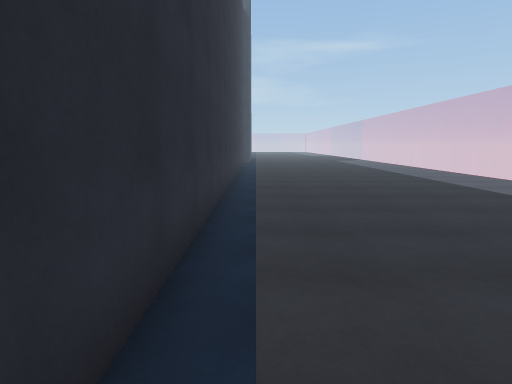
[1] (above)

19 first-person views from a walk through a 3-D level made in the Unity game engine. The camera is 1.5 m above the floor, tilts 8° down and sees 75° across. The floor is counted in squares, 1 m on a side. Each view is taken from the middle of a square. On the plan, view 1 faces up. The plan holds only what a view shows up to about 15 squares ahead; the rest is blank. The place goes on beyond the plan. The player character is not drawn.

[2]
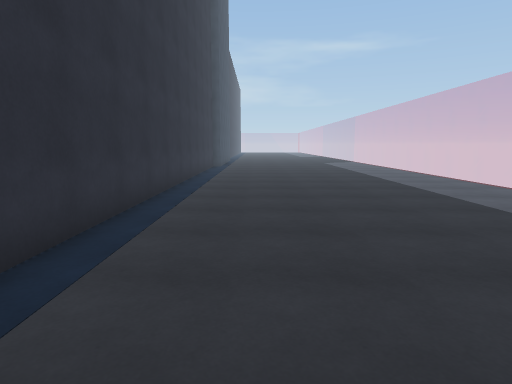

[3]
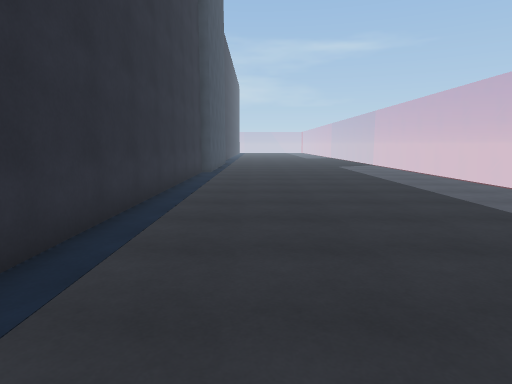

[4]
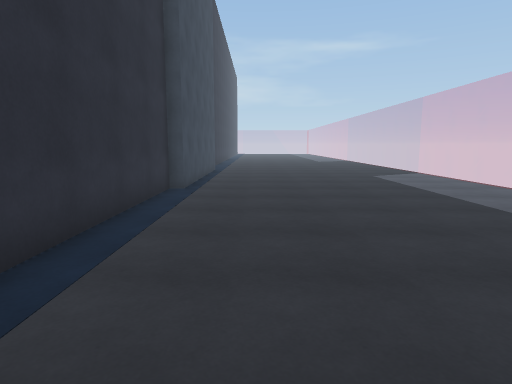

[5]
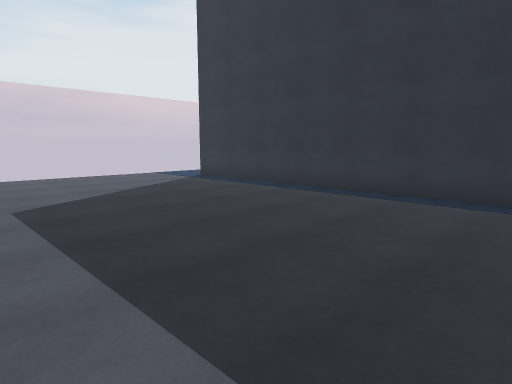

[6]
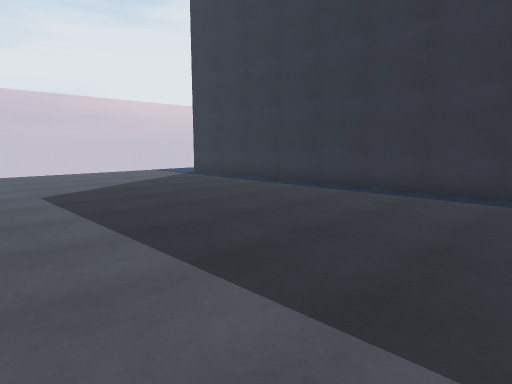

[7]
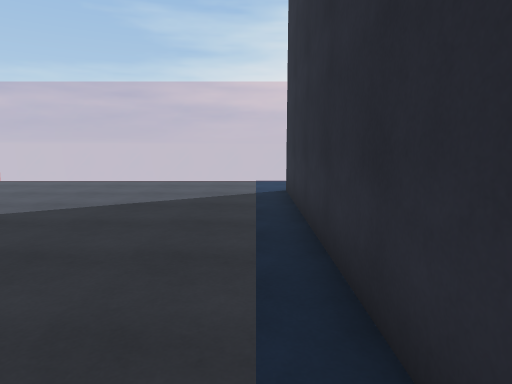

[8]
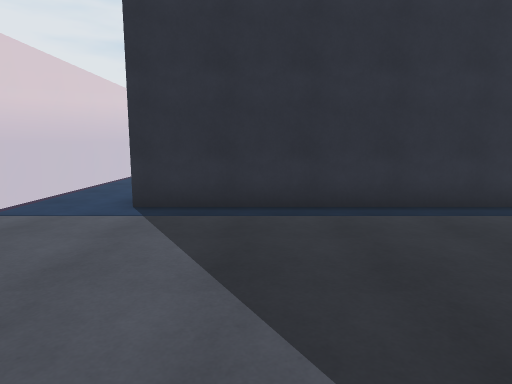

[9]
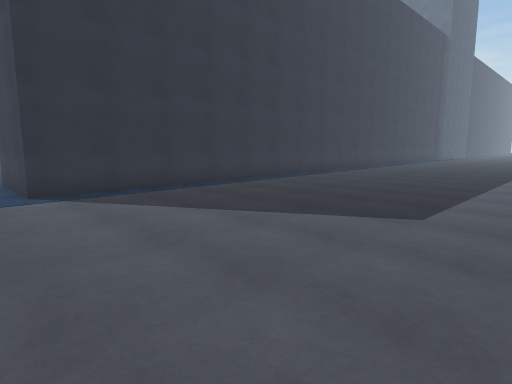

[10]
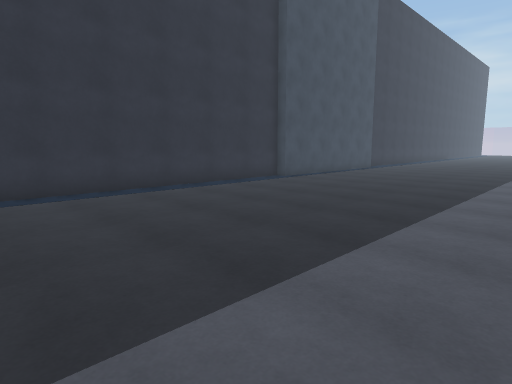

[11]
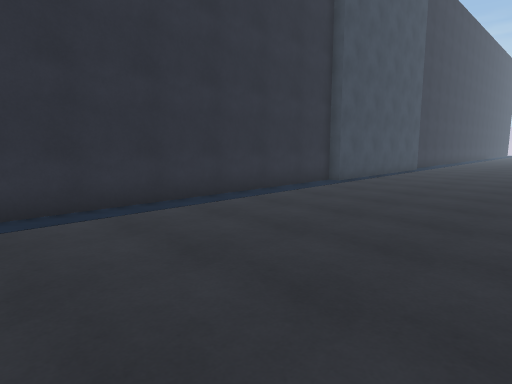

[12]
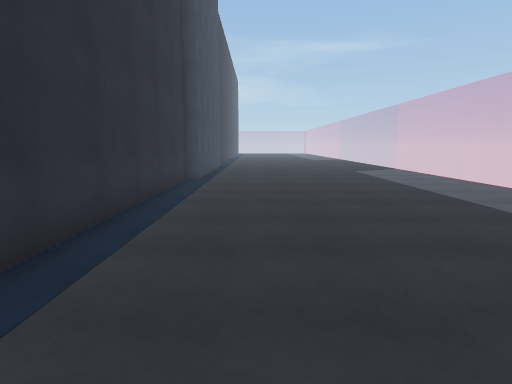

[13]
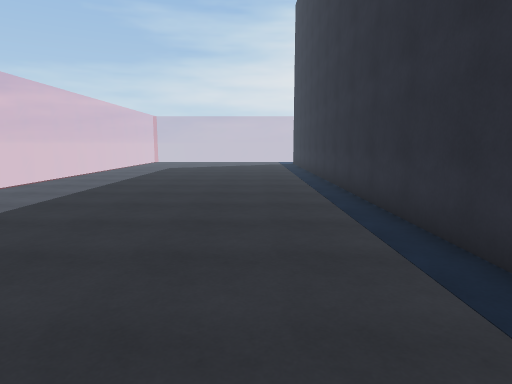

[14]
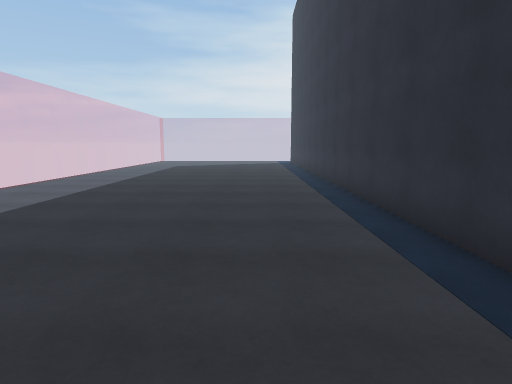

[15]
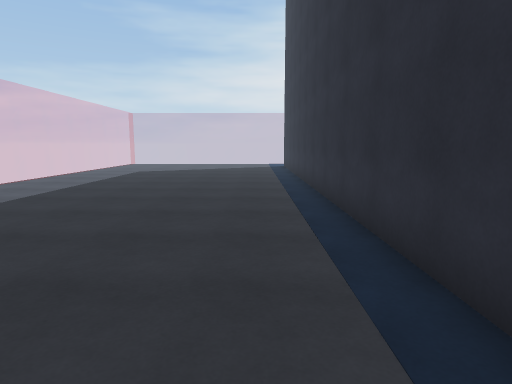

[16]
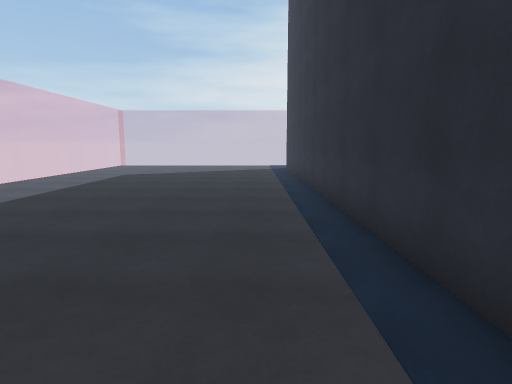

[17]
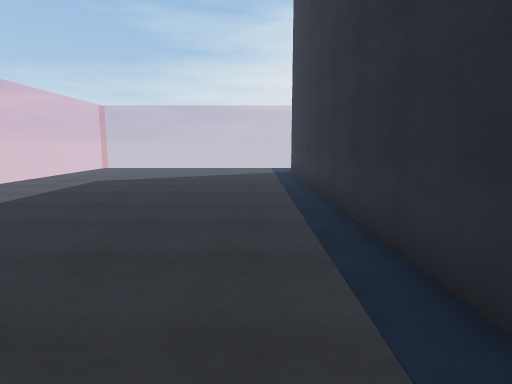

[18]
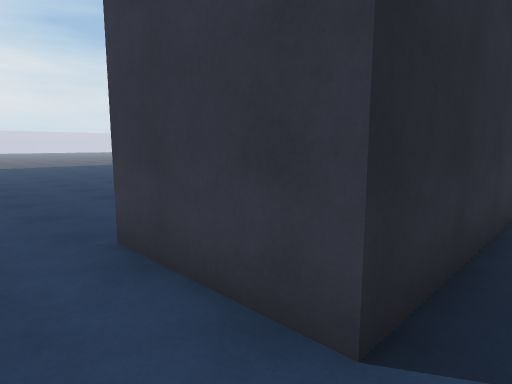

[19]
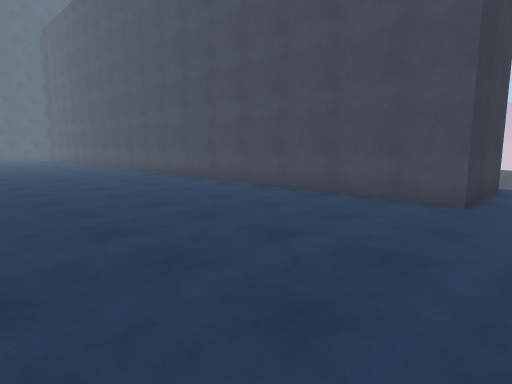

### Floor plan
Key: @ floor where view 1 was taken; # wall or solid block; . floor; = window, fence, low wall or low ledge.
Columns run from 17 left of view 1 to 11 right of it. Each row starts with its distance up from view 1.
 31                 #...........=
 30                 #...........=
 29                 #...........=
 28                 #...........=
 27                 #...........=
 26                 #...........=
 25                 #...........=
 24                 #...........=
 23                 #...........=
 22                 #...........=
 21                 #...........=
 20                 #...........
 19                 #...........=
 18                 #...........=
 17                 #...........=
 16                 #...........=
 15                 #...........=
 14                 #...........
 13                 #...........
 12                 #...........
 11                 #...........
 10                 #...........=
  9                 #...........=
  8      ...        #...........=
  7      ....       #...........=
  6      .....      #...........=
  5      ......     #...........=
  4      .......    #...........
  3      .......#   #...........=
  2     ........#   #...........=
  1     ........#   #...........=
  0     ........#   #@..........=
 -1     ........#   #...........
 -2     ........#   #...........=
 -3     ........#   #...........=
 -4  ...........#   #..........
 -5 ............#   #...........
 -6 ............#   #...........
 -7 ............#####...........
 -8     .......................
 -9    . ...   .................
-10          ===================

Positions as (right, up) in squares from view 1, and headings:
1: (0, 0), facing up
2: (2, 4), facing up
3: (2, 9), facing up
4: (2, 16), facing up
5: (9, 7), facing down-left
6: (10, 9), facing down-left
7: (0, 4), facing down
8: (7, -4), facing left
9: (10, -9), facing up-left
10: (10, 15), facing up-left
11: (7, 15), facing up-left
12: (2, 13), facing up
13: (2, 20), facing down
14: (2, 22), facing down
15: (1, 17), facing down
16: (1, 15), facing down
17: (1, 12), facing down
18: (0, -9), facing up-left
19: (-14, -9), facing up-right
